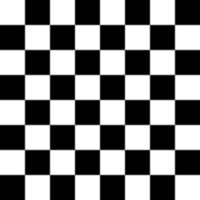
#> input picture skimage.data.checkerboard(), 200 x 200 px
$ jupyter execute 'Transformasi Citra.ipynb'   (older library calls are emulated)
#> lines starting #> are read from the running program, lines starting #| are printed output that depends on the picture
1. Transformasi Twirl

[cell 1]
import matplotlib.pyplot as plt
from skimage import data
from skimage.transform import swirl

image = data.checkerboard()
#> image is the input picture: shape (200, 200); min 0, max 255, mean 127.5
swirled = swirl(image, rotation=0, strength=10, radius=120)
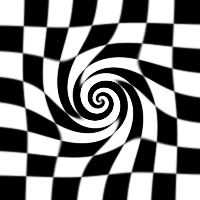
#> swirled: shape (200, 200) float64; min 0, max 1, mean 0.5

fig, (ax0, ax1) = plt.subplots(nrows=1, ncols=2, figsize=(8, 3), sharex=True, sharey=True)

ax0.imshow(image, cmap=plt.cm.gray)
ax0.axis('off')
ax1.imshow(swirled, cmap=plt.cm.gray)
ax1.axis('off')

plt.show()
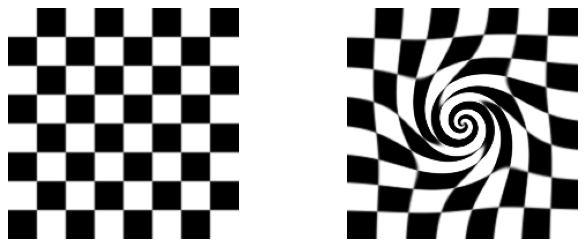
#> figure drawn by matplotlib, 2 panels

2. Translation

[cell 2]
import cv2 as cv
import numpy as np
import matplotlib.pyplot as plt

image = cv.imread("ham.jpg")
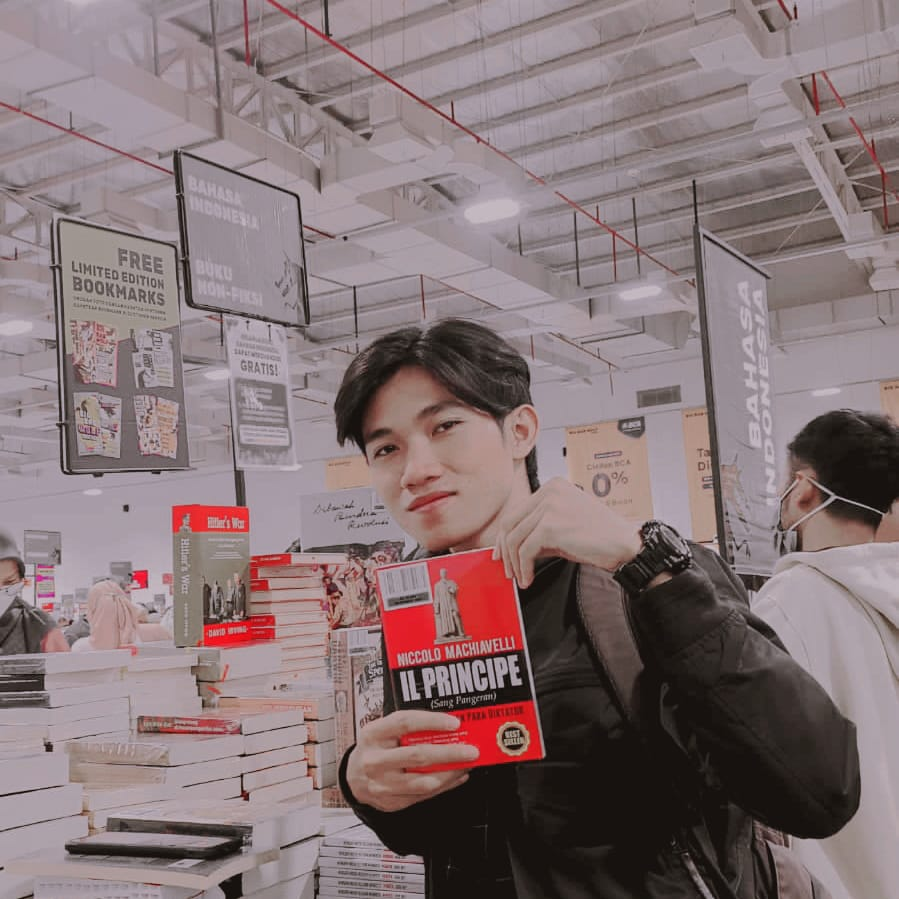
#> input picture ham.jpg, 899 x 899 px
#> image is the input picture: shape (899, 899, 3); mean B, G, R 118.8, 116.6, 134.3
h, w = image.shape[:2]
#> h = 899; w = 899

half_height, half_width = h//6, w//10
#> half_height = 149; half_width = 89
transition_matrix = np.float32([[1, 0, half_width], [0, 1, half_height]])
#> transition_matrix = [[1, 0, 89], [0, 1, 149]]

img_transition = cv.warpAffine(image, transition_matrix, (w, h))
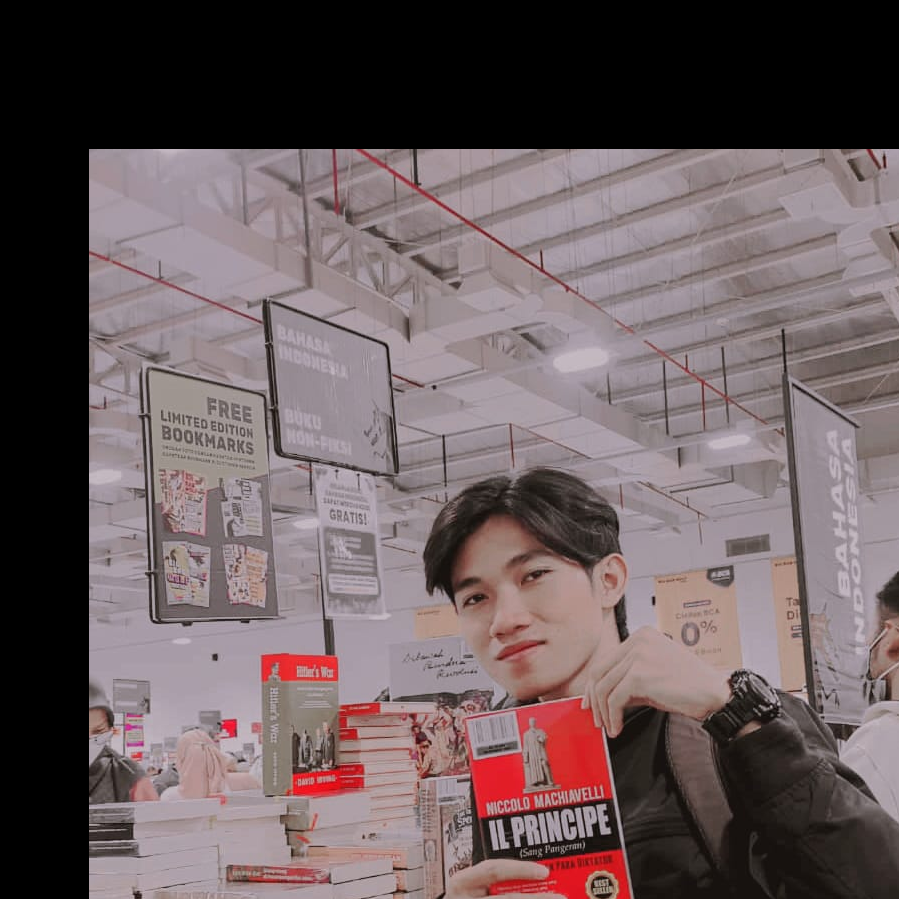
#> img_transition: shape (899, 899, 3); mean B, G, R 94.7, 92.6, 107
plt.imshow(cv.cvtColor(img_transition, cv.COLOR_BGR2RGB))
plt.title("Translation")

plt.show()

3. Rotation

[cell 3]
import cv2 as cv
import matplotlib.pyplot as plt

image = cv.imread("ham.jpg")
h, w = image.shape[:2]

rotation_matrix = cv.getRotationMatrix2D((w/2,h/2), -180, 0.7)
rotated_image = cv.warpAffine(image, rotation_matrix, (w, h))
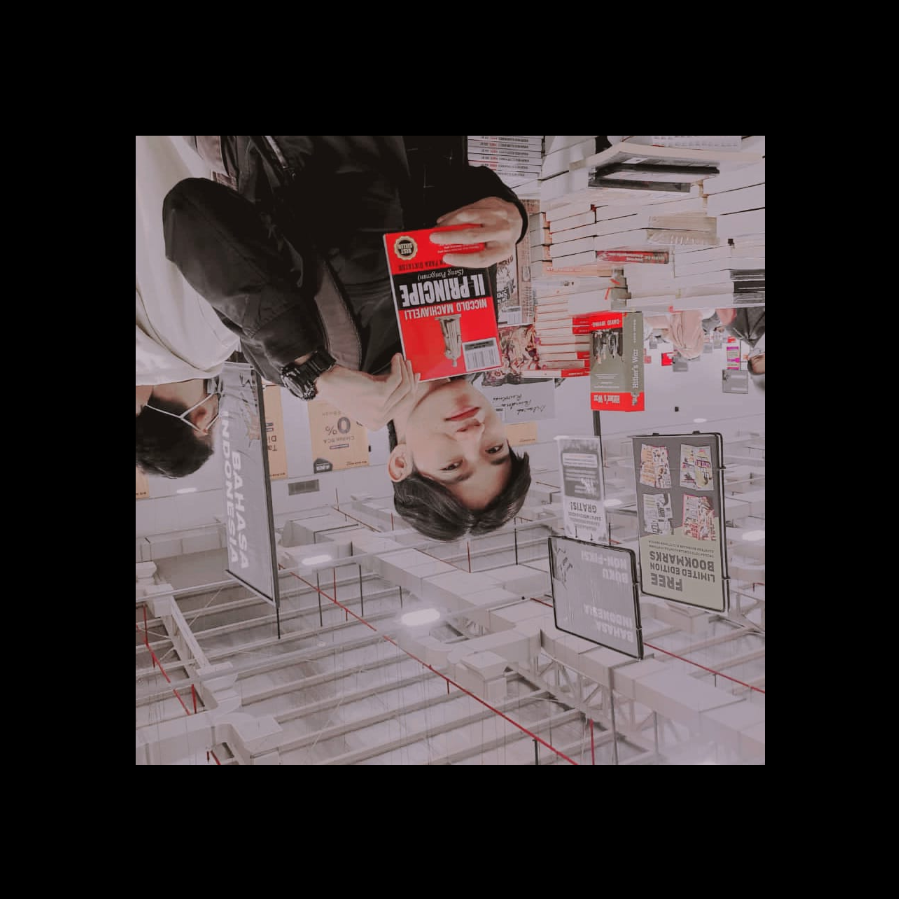
#> rotated_image: shape (899, 899, 3); mean B, G, R 58.2, 57.1, 65.8

plt.imshow(cv.cvtColor(rotated_image, cv.COLOR_BGR2RGB))
plt.title("Rotation")

plt.show()

4. Interpolation

[cell 4]
import mahotas as mh
import numpy as np
from pylab import imshow, show

regions = np.zeros((8,8), bool)
regions[:3,:3] = 1
regions[6:,6:] = 1

labeled, nr_objects = mh.label(regions)
imshow(labeled, interpolation='nearest')
show()
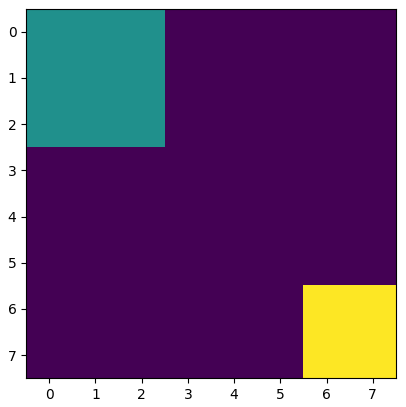
#> figure drawn by matplotlib, 1 panel

5. Skala Interpolation Miring

[cell 5]
import cv2 as cv
import numpy as np
import matplotlib.pyplot as plt

image = cv.imread("ham.jpg")
fig, ax = plt.subplots(1, 3, figsize=(14, 6))

image_scaled = cv.resize(image, None, fx=0.15, fy=0.15)
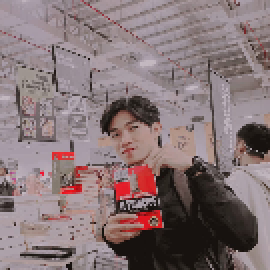
#> image_scaled: shape (135, 135, 3) (shown 2 times larger); mean B, G, R 118.8, 116.6, 134.3

ax[0].imshow(cv.cvtColor(image_scaled, cv.COLOR_BGR2RGB))
ax[0].set_title("Linear Interpolation Scale")

image_scaled_2 = cv.resize(image, None, fx=2, fy=2, interpolation=cv.INTER_CUBIC)

ax[1].imshow(cv.cvtColor(image_scaled_2, cv.COLOR_BGR2RGB))
ax[1].set_title("Cubic Interpolation Scale")

image_scaled_3 = cv.resize(image, (200, 400), interpolation=cv.INTER_AREA)
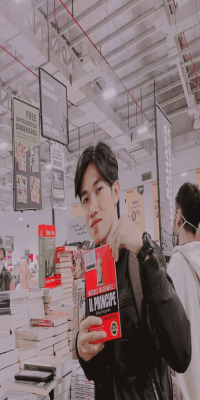
#> image_scaled_3: shape (400, 200, 3); mean B, G, R 118.8, 116.6, 134.3

ax[2].imshow(cv.cvtColor(image_scaled_3, cv.COLOR_BGR2RGB))
ax[2].set_title("Skewed Interpolation Scale")
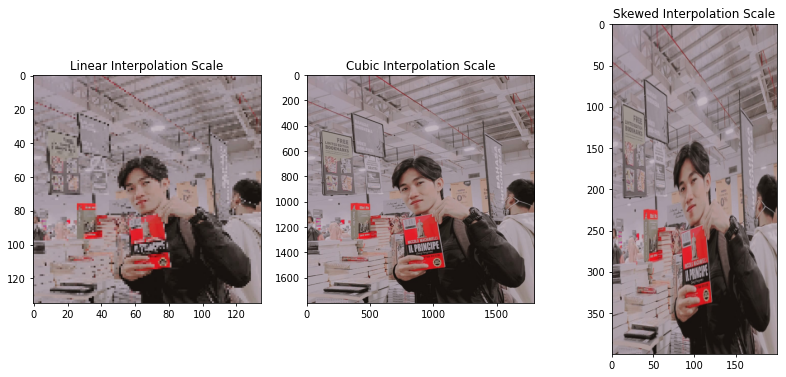
#> figure drawn by matplotlib, 3 panels
